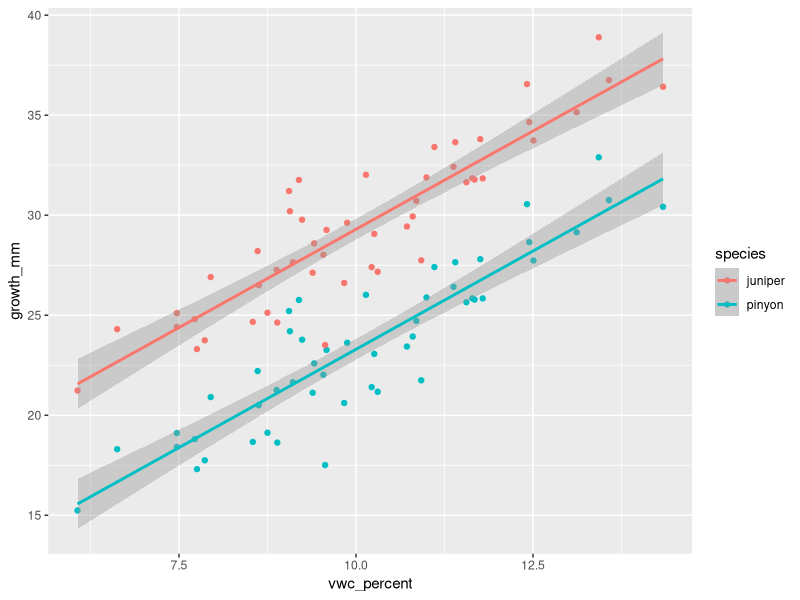

R code for this plot:

library(tidyverse)

set.seed(123)

n <- 50
beta0_1 <- 3
beta1 <- 2
beta0_2 <- 9

x <- rnorm(n, mean = 10, sd = 2)

y1_labels <- rep('pinyon', n)
y2_labels <- rep('juniper', n)

# Response with normal errors
epsilon <- rnorm(n, mean = 0, sd = 2)  


y1 <- beta0_1 + beta1 * x + epsilon
y2 <- beta0_2 + beta1 * x + epsilon

sim_data <- data.frame(
  vwc_percent = c(x, x),
  growth_mm = c(y1, y2),
  species = c(y1_labels, y2_labels)
)

ggplot(sim_data, aes(vwc_percent, growth_mm, color = species)) +
  geom_point() + 
  geom_smooth(method = 'lm')

write.csv(sim_data, 'pinyon_juniper_growth.csv', row.names = FALSE)
#Researchers monitored yearly diameter growth (mm) for 50 pinyon and 50 juniper across 
#different soil moistures (measured as volumetric water content, %). 
#How does tree growth (y) in response to soil moisture (x) compare between pinyon and juniper trees?